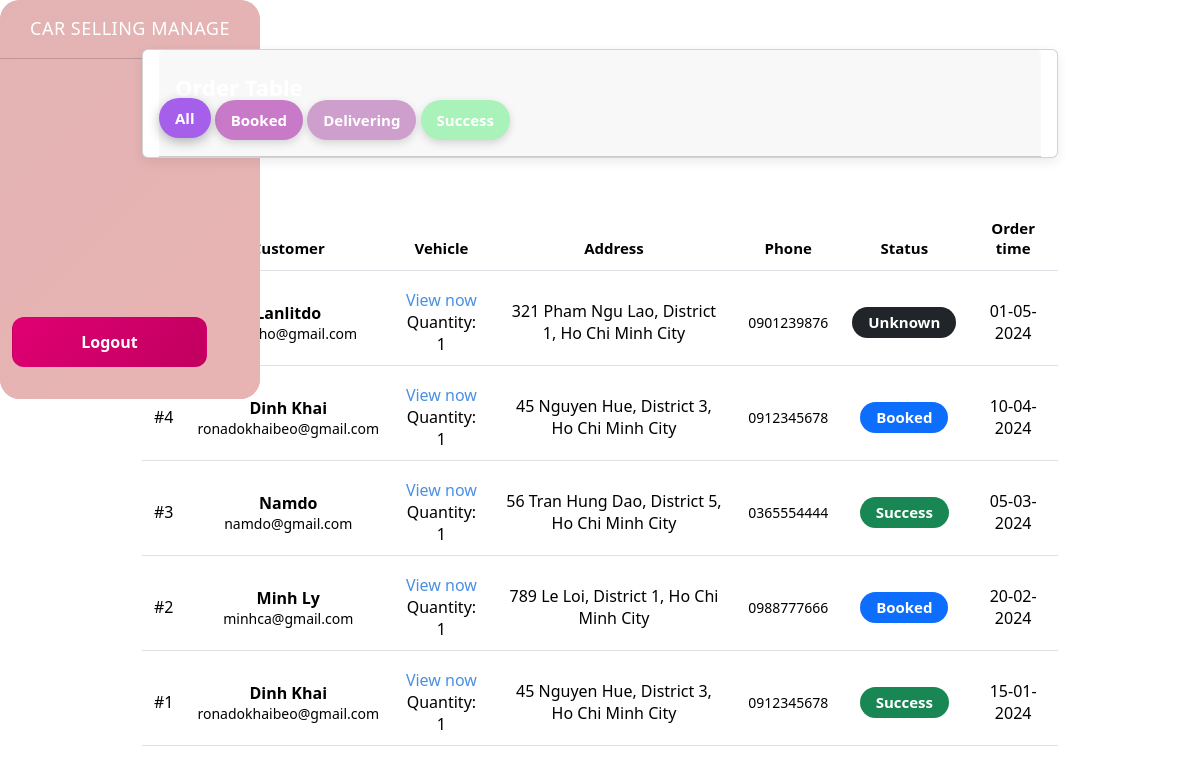
/admin/order.php, run on an earlier commit of the app's database.
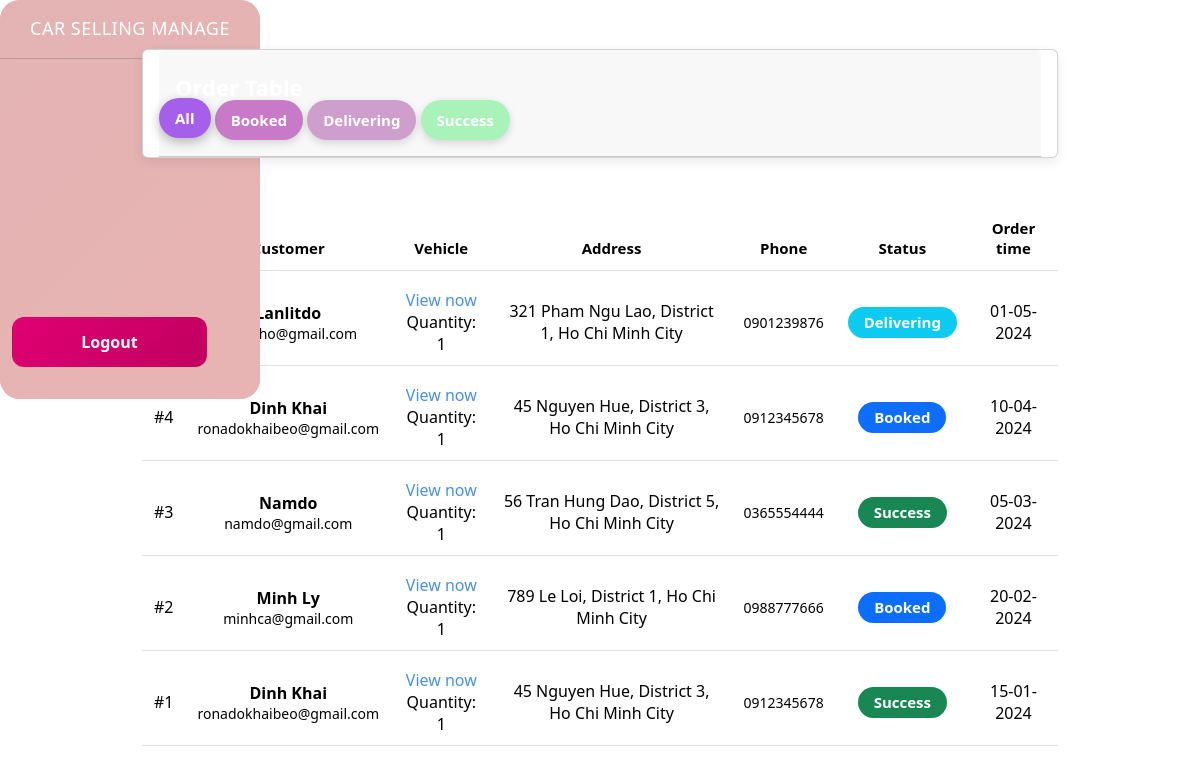
And on a later commit of the database.
### tables this page shows
CREATE TABLE orders (
    order_id INT AUTO_INCREMENT PRIMARY KEY,
    customer_id INT NOT NULL, 
    status INT(11) NOT NULL DEFAULT 2, 
    created_at timestamp NOT NULL DEFAULT current_timestamp(), 
    CONSTRAINT fk_orders_customer FOREIGN KEY (customer_id) REFERENCES customer(customer_id)
);

CREATE TABLE customer (
    customer_id INT AUTO_INCREMENT PRIMARY KEY,
    name VARCHAR(255) NOT NULL,
    age INT, 
    phone_number VARCHAR(20),
    email VARCHAR(255),
    dob DATE, 
    username VARCHAR(100) UNIQUE,
    address varchar(191) DEFAULT NULL, 
    password VARCHAR(255),
    role VARCHAR(20) DEFAULT 'user' 
);

### admin/order.php (the view, shortened to what this page needs)
<?php
include("header.php");
include("dbconn.php");
$type = isset($_GET['type']) ? (int)$_GET['type'] : -1;
$sql = "
    SELECT
        o.order_id,
        o.status,
        o.created_at,
        c.name,
        c.email,
        c.phone_number,
        c.address,
        SUM(od.quantity) AS quantity
    FROM orders o
    JOIN customer c ON o.customer_id = c.customer_id
    LEFT JOIN order_detail od ON o.order_id = od.order_id
";
$sql .= "
    GROUP BY o.order_id
    ORDER BY o.created_at DESC
";
$orders = mysqli_query($link, $sql);
?>
<head>
    <link rel="stylesheet" href="bootstrap.min.css">
    <link rel="stylesheet" href="./css/order.css">
</head>
<body>
<div class="layout">
    <?php include ("header.php"); ?>
<div class="container-fluid">
    <div class="row">
        <div class="col-12">
            <div class="card my-4">
                <div class="card-header p-0 position-relative mt-n4 mx-3 z-index-2">
                    <div class="bg-gradient-primary shadow-primary border-radius-lg pt-4 pb-3">
                        <h6 class="text-white text-capitalize ps-3">Order table</h6>
                        <a href="./order.php"
                        class="filter-btn all <?= $type == -1 ? 'active' : '' ?>">All</a>
                        <a href="./order.php?type=2"
                        class="filter-btn booked <?= $type == 2 ? 'active' : '' ?>">Booked</a>
                        <a href="./order.php?type=3"
                        class="filter-btn delivering <?= $type == 3 ? 'active' : '' ?>">Delivering</a>
                        <a href="./order.php?type=4"
                        class="filter-btn success <?= $type == 4 ? 'active' : '' ?>">Success</a>
                        </div>
                    </div>
                </div>
                <div class="card-body px-0 pb-2">
                    <div class="table-responsive p-0">
                        <table class="table align-items-center mb-0 mt-3">
                            <thead>
                                <tr>
                                    <th>ID</th>
                                    <th>Customer</th>
                                    <th>Vehicle</th>
                                    <th>Address</th>
                                    <th>Phone</th>
                                    <th class="text-center">Status</th>
                                    <th class="text-center">Order time</th>
                                </tr>
                            </thead>
                            <tbody>
                            <?php while($order = mysqli_fetch_assoc($orders)) { ?>
                                <tr>
                                    <td>#<?= $order['order_id'] ?></td>
                                    <td>
                                        <b><?= $order['name'] ?></b><br>
                                        <small><?= $order['email'] ?></small>
                                    </td>
                                    <td>
                                        <a href="./order-detail.php?order_id=<?= $order['order_id'] ?>">
                                            View now
                                        </a>
                                        <br>
                                        Quantity: <?= $order['quantity'] ?>
                                    </td>
                                    <td>
                                        <?= $order['address'] ?>
                                    </td>
                                    <td>
                                        <small><?= $order['phone_number'] ?></small>
                                    </td>
                                    <td class="text-center">
                                        <?php
                                        if ($order['status'] == 2)
                                            echo '<span class="badge bg-primary">Booked</span>';
                                        else if ($order['status'] == 3)
                                            echo '<span class="badge bg-info">Delivering</span>';
                                        else if ($order['status'] == 4)
                                            echo '<span class="badge bg-success">Success</span>';
                                        else
                                            echo '<span class="badge bg-dark">Unknown</span>';
                                        ?>
                                    </td>
                                    <td class="text-center">
                                        <?= date('d-m-Y', strtotime($order['created_at'])) ?>
                                    </td>
                                </tr>
                            <?php } ?>
                            </tbody>
                        </table>
                    </div>
                </div>
            </div>
        </div>
    </div>
</div>
</body>

### admin/header.php (shortened to what this page needs)
<head>
    <link rel="stylesheet" href="bootstrap.min.css">
    <link rel="stylesheet" href="./css/header.css">
</head>
<aside class="sidenav" id="sidenav-main">
    <div class="sidenav-header text-center">
        <span class="navbar-brand text-white">CAR SELLING MANAGE</span>
    </div>
    <hr class="horizontal">
    <div class="sidenav-footer text-center">
        <a class="btn bg-gradient-primary text-white w-75" href="../logout.php">Logout</a>
    </div>
</aside>

### admin/css/header.css (style rules this page uses)
.sidenav { border-radius: 20px; padding-top: 15px; padding-bottom: 20px; background: linear-gradient(135deg, #e3b3b3, #e9b3b3); display: flex; flex-direction: column; width: 260px !important; min-width: 260px !important; max-width: 260px !important; flex-shrink: 0; position: fixed; }
.sidenav-header .navbar-brand { font-size: 18px; letter-spacing: 0.5px; text-transform: uppercase; display: flex; justify-content: center; align-items: center; }
.sidenav .horizontal { opacity: 0.2; }
.sidenav a { text-decoration: none !important; }
.sidenav-footer { margin-top: 230px; }
.sidenav-footer .btn { display: flex; justify-content: center; align-items: center; padding: 12px 16px; margin: 12px; border-radius: 12px; color: #fff; font-weight: 600; background: linear-gradient(135deg, #e00072, #c0005f) !important; }

### admin/css/order.css (style rules this page uses)
.layout { display: flex; width: 100%; }
.container-fluid { margin-left: 260px; padding: 25px; max-width: calc(100% - 260px); }
.card { border-radius: 12px; overflow: hidden; background: #fdfefe; box-shadow: 0 4px 12px rgba(0,0,0,0.08); margin-bottom: 20px; }
.card-header { display: flex; flex-direction: column; align-items: flex-start; gap: 15px; padding: 18px 20px; background: #85b4e8; color: #fff; line-height: 1.6; }
.card-header h6 { margin: 0; font-weight: 700; font-size: 22px; }
.filter-btn { padding: 7px 22px; border-radius: 25px; font-size: 13px; font-weight: 600; cursor: pointer; border: none; color: #fff; text-decoration: none; transition: 0.25s ease; display: inline-block; box-shadow: 0 3px 8px rgba(0,0,0,0.15); }
.filter-btn.active { box-shadow: 0 4px 14px rgba(0,0,0,0.25); transform: translateY(-2px); }
.filter-btn.all { border-radius: 25px; padding: 8px 16px; font-size: 15px; background: #a55feb; }
.filter-btn.booked { border-radius: 25px; padding: 8px 16px; font-size: 15px; background: #c87ac9; }
.filter-btn.delivering { border-radius: 20px; padding: 8px 16px; font-size: 15px; background: #ce9fcc; }
.filter-btn.success { border-radius: 20px; padding: 8px 16px; font-size: 15px; background: #a9f2ba; }
.filter-btn.active { box-shadow: 0 4px 12px rgba(0,0,0,0.28); transform: translateY(-2px); }
.table { margin-top: 15px; width: 100%; border-collapse: separate; border-spacing: 0 8px; }
.table thead tr { background: #91beea; color: #fff; }
.table thead th { padding: 12px; font-size: 15px; font-weight: 600; text-align: center; }
.table tbody tr { background: #f9f9f9; border-radius: 8px; transition: 0.25s; }
.table tbody td { vertical-align: middle; padding: 10px 12px; text-align: center; }
.table a { color: #4a90e2; text-decoration: none; font-weight: 500; }
.badge.bg-primary { border-radius: 25px; padding: 8px 16px; font-size: 15px; background: #c87ac9; }
.badge.bg-info { border-radius: 20px; padding: 8px 16px; font-size: 15px; background: #ce9fcc; }
.badge.bg-success { border-radius: 20px; padding: 8px 16px; font-size: 15px; background: #a9f2ba; }
.badge.bg-dark { border-radius: 20px; padding: 8px 16px; font-size: 15px; background: #b9c4cf; }

What changed in the data, as far as the page shows it:
changed orders "Lanlitdo": status "Unknown" → "Delivering"
